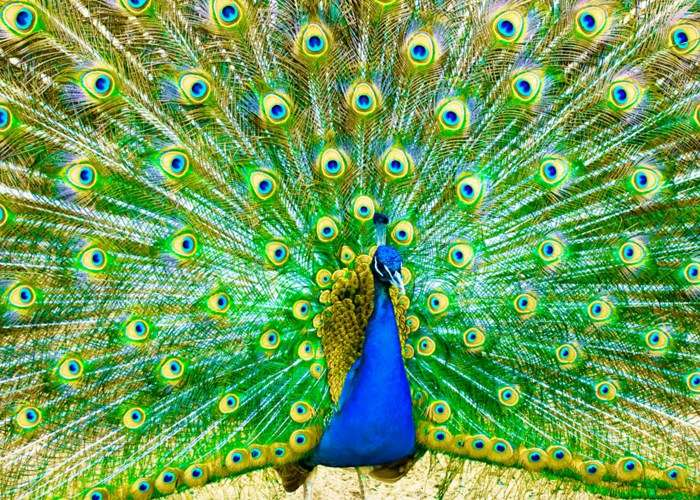
#> input picture 4-ops-imagens-2/pavao.jpeg, 700 x 500 px
$ python aula-filtering.py
#> lines starting #> are read from the running program, lines starting #| are printed output that depends on the picture; after the words box and inside, x2 and y2 are one past the last pixel; in counts of white or black regions, pixels touching at a corner belong together
import cv2
import numpy as np

img = cv2.imread('pavao.jpeg')
#> img is the input picture: shape (500, 700, 3); mean B, G, R 88.5, 159.8, 108.2
regiao = img[60:160, 100:180] # [y1:y2, x1:x2]
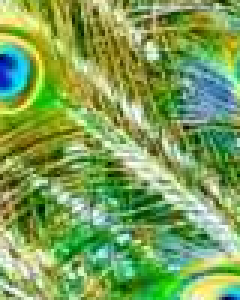
#> regiao: shape (100, 80, 3) (shown 3 times larger); mean B, G, R 87.9, 161.9, 124.2
cinza = cv2.cvtColor(regiao, cv2.COLOR_BGR2GRAY)
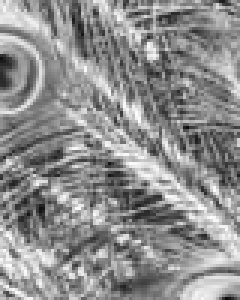
#> cinza: shape (100, 80) (shown 3 times larger); min 9, max 252, mean 142.2
cinza_3ch = cv2.cvtColor(cinza, cv2.COLOR_GRAY2BGR)
img[60:160, 100:180] = cinza_3ch
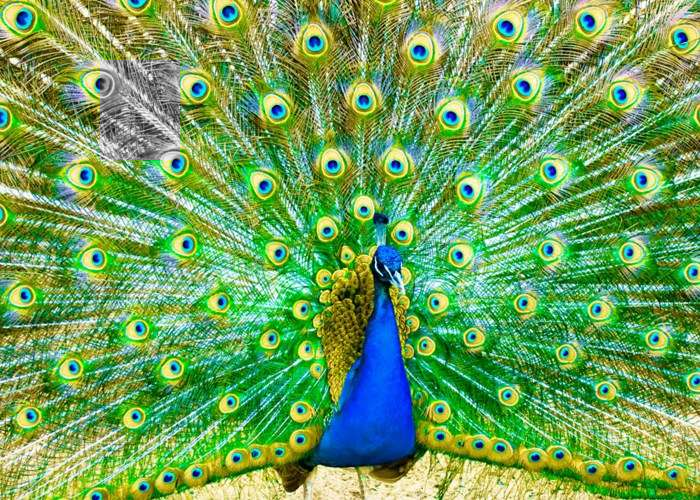
#> img: shape (500, 700, 3); 2.29% of pixels changed, all inside (x1, y1, x2, y2) = (100, 60, 180, 160)

cv2.imshow('imagem', img)
cv2.waitKey(0)
cv2.destroyAllWindows()

$ run again, with 4-ops-imagens-2/elephant.jpg copied over 4-ops-imagens-2/pavao.jpeg
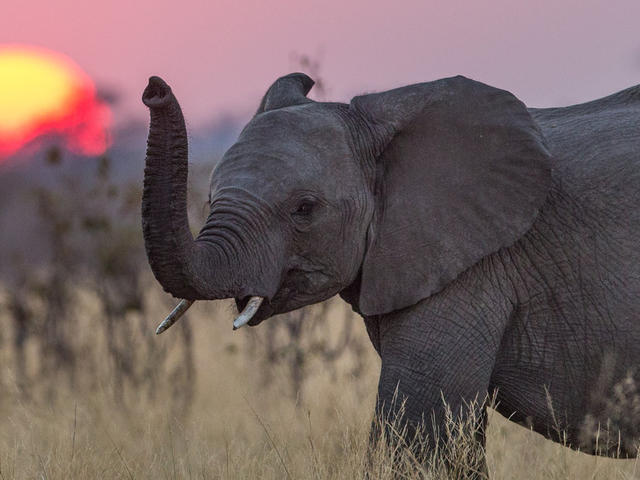
#> input picture 4-ops-imagens-2/elephant.jpg, 640 x 480 px
#> img is the input picture: shape (480, 640, 3); mean B, G, R 96.4, 97, 115.1
#> `cinza = cv2.cvtColor(regiao, cv2.COLOR_BGR2GRAY)`:
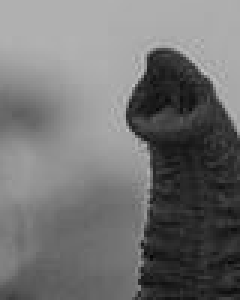
#> cinza: shape (100, 80) (shown 3 times larger); min 5, max 194, mean 113.3
#> `img[60:160, 100:180] = cinza_3ch`:
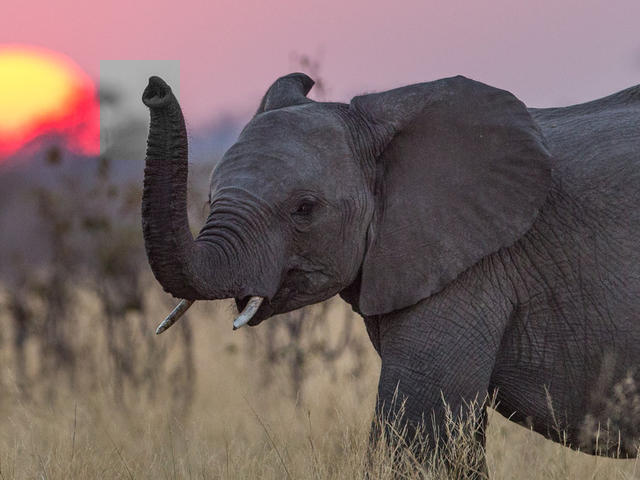
#> img: shape (480, 640, 3); 2.6% of pixels changed, all inside (x1, y1, x2, y2) = (100, 60, 180, 160)
